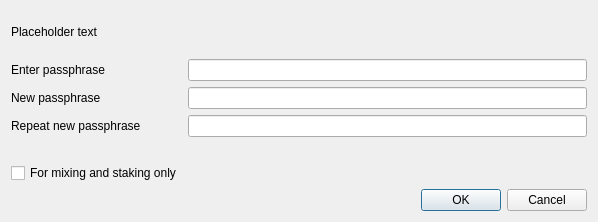
<?xml version="1.0" encoding="UTF-8"?>
<ui version="4.0">
 <class>AskPassphraseDialog</class>
 <widget class="QDialog" name="AskPassphraseDialog">
  <property name="geometry">
   <rect>
    <x>0</x>
    <y>0</y>
    <width>598</width>
    <height>222</height>
   </rect>
  </property>
  <property name="sizePolicy">
   <sizepolicy hsizetype="Preferred" vsizetype="Minimum">
    <horstretch>0</horstretch>
    <verstretch>0</verstretch>
   </sizepolicy>
  </property>
  <property name="minimumSize">
   <size>
    <width>550</width>
    <height>0</height>
   </size>
  </property>
  <property name="windowTitle">
   <string>Passphrase Dialog</string>
  </property>
  <layout class="QVBoxLayout" name="verticalLayout">
   <property name="sizeConstraint">
    <enum>QLayout::SetMinimumSize</enum>
   </property>
   <item>
    <widget class="QLabel" name="warningLabel">
     <property name="text">
      <string notr="true">Placeholder text</string>
     </property>
     <property name="textFormat">
      <enum>Qt::RichText</enum>
     </property>
     <property name="wordWrap">
      <bool>true</bool>
     </property>
    </widget>
   </item>
   <item>
    <layout class="QFormLayout" name="formLayout">
     <property name="sizeConstraint">
      <enum>QLayout::SetMinimumSize</enum>
     </property>
     <property name="fieldGrowthPolicy">
      <enum>QFormLayout::AllNonFixedFieldsGrow</enum>
     </property>
     <item row="0" column="0">
      <widget class="QLabel" name="passLabel1">
       <property name="text">
        <string>Enter passphrase</string>
       </property>
      </widget>
     </item>
     <item row="0" column="1">
      <widget class="QLineEdit" name="passEdit1">
       <property name="echoMode">
        <enum>QLineEdit::Password</enum>
       </property>
      </widget>
     </item>
     <item row="1" column="0">
      <widget class="QLabel" name="passLabel2">
       <property name="text">
        <string>New passphrase</string>
       </property>
      </widget>
     </item>
     <item row="1" column="1">
      <widget class="QLineEdit" name="passEdit2">
       <property name="echoMode">
        <enum>QLineEdit::Password</enum>
       </property>
      </widget>
     </item>
     <item row="2" column="0">
      <widget class="QLabel" name="passLabel3">
       <property name="text">
        <string>Repeat new passphrase</string>
       </property>
      </widget>
     </item>
     <item row="2" column="1">
      <widget class="QLineEdit" name="passEdit3">
       <property name="echoMode">
        <enum>QLineEdit::Password</enum>
       </property>
      </widget>
     </item>
     <item row="3" column="1">
      <widget class="QLabel" name="capsLabel">
       <property name="font">
        <font>
         <weight>75</weight>
         <bold>true</bold>
        </font>
       </property>
       <property name="text">
        <string/>
       </property>
       <property name="alignment">
        <set>Qt::AlignCenter</set>
       </property>
      </widget>
     </item>
     <item row="4" column="0">
      <widget class="QCheckBox" name="anonymizationCheckBox">
       <property name="enabled">
        <bool>true</bool>
       </property>
       <property name="toolTip">
        <string>Serves to disable the trivial sendmoney when OS account compromised. Provides no real security.</string>
       </property>
       <property name="text">
        <string>For mixing and staking only</string>
       </property>
       <property name="visible">
        <bool>false</bool>
       </property>
      </widget>
     </item>
    </layout>
   </item>
   <item>
    <widget class="QDialogButtonBox" name="buttonBox">
     <property name="orientation">
      <enum>Qt::Horizontal</enum>
     </property>
     <property name="standardButtons">
      <set>QDialogButtonBox::Cancel|QDialogButtonBox::Ok</set>
     </property>
    </widget>
   </item>
  </layout>
 </widget>
 <resources/>
 <connections>
  <connection>
   <sender>buttonBox</sender>
   <signal>accepted()</signal>
   <receiver>AskPassphraseDialog</receiver>
   <slot>accept()</slot>
   <hints>
    <hint type="sourcelabel">
     <x>20</x>
     <y>20</y>
    </hint>
    <hint type="destinationlabel">
     <x>20</x>
     <y>20</y>
    </hint>
   </hints>
  </connection>
  <connection>
   <sender>buttonBox</sender>
   <signal>rejected()</signal>
   <receiver>AskPassphraseDialog</receiver>
   <slot>reject()</slot>
   <hints>
    <hint type="sourcelabel">
     <x>20</x>
     <y>20</y>
    </hint>
    <hint type="destinationlabel">
     <x>20</x>
     <y>20</y>
    </hint>
   </hints>
  </connection>
 </connections>
</ui>
